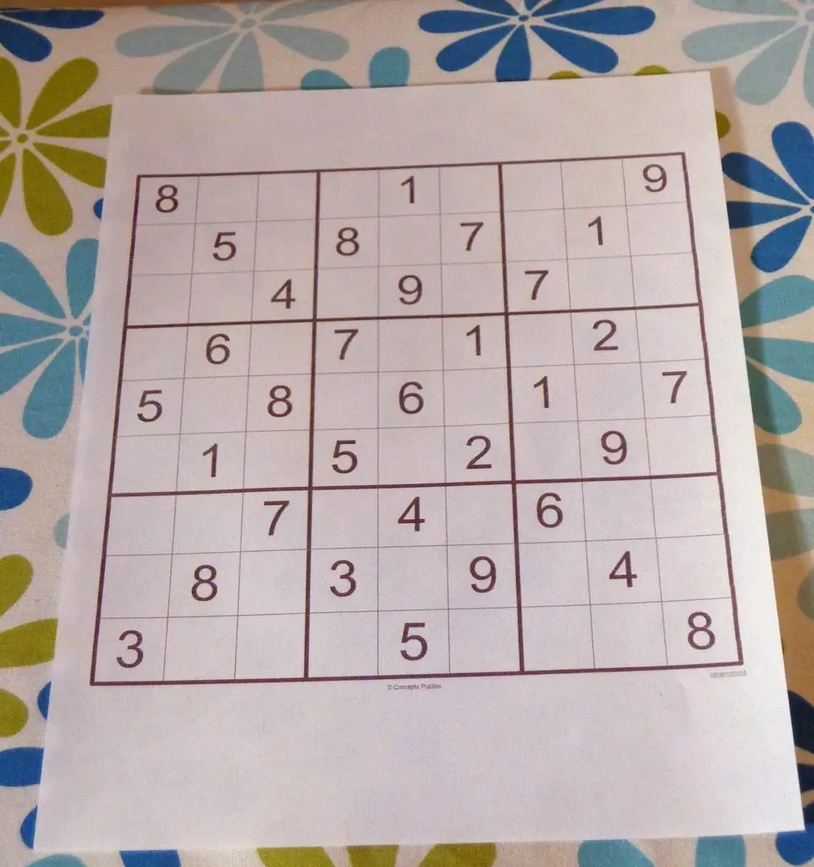
#> input picture Test_Files/sudoku_test_image_1.jpg, 814 x 867 px, shrunk from 962 x 1024 before the run
$ python -i find_sudoku_board.py   (imports and definitions only)
#> lines starting #> are read from the running program, lines starting #| are printed output that depends on the picture; after the words box and inside, x2 and y2 are one past the last pixel; in counts of white or black regions, pixels touching at a corner belong together
#> further down, picture is the input picture: shape (867, 814, 3); mean B, G, R 168, 169.6, 181
from imutils.perspective import four_point_transform
import imutils
import cv2
import numpy as np


def find_sudoku_board(image):
    image = cv2.fastNlMeansDenoisingColored(image, None, 10, 10, 7, 15)
    kernel = np.ones((3, 3), np.uint8)
    image = cv2.erode(image, kernel, iterations=1)
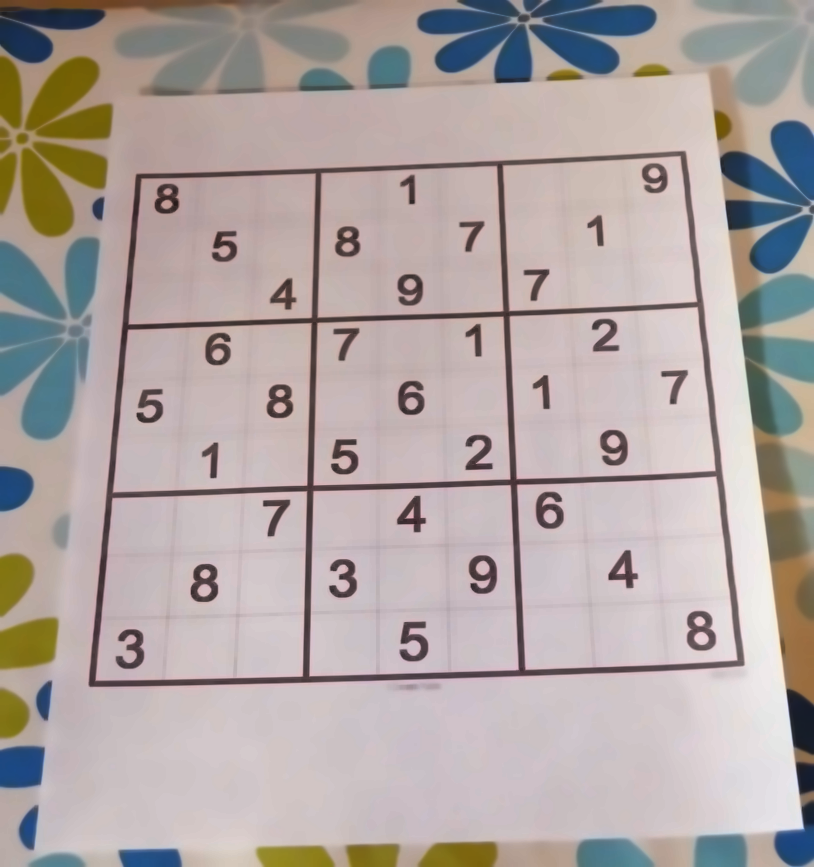
#> image: shape (867, 814, 3); mean of channels 0, 1, 2 163.2, 165.3, 175.9; drawn as B, G, R
    image = cv2.cvtColor(image, cv2.COLOR_BGR2GRAY)
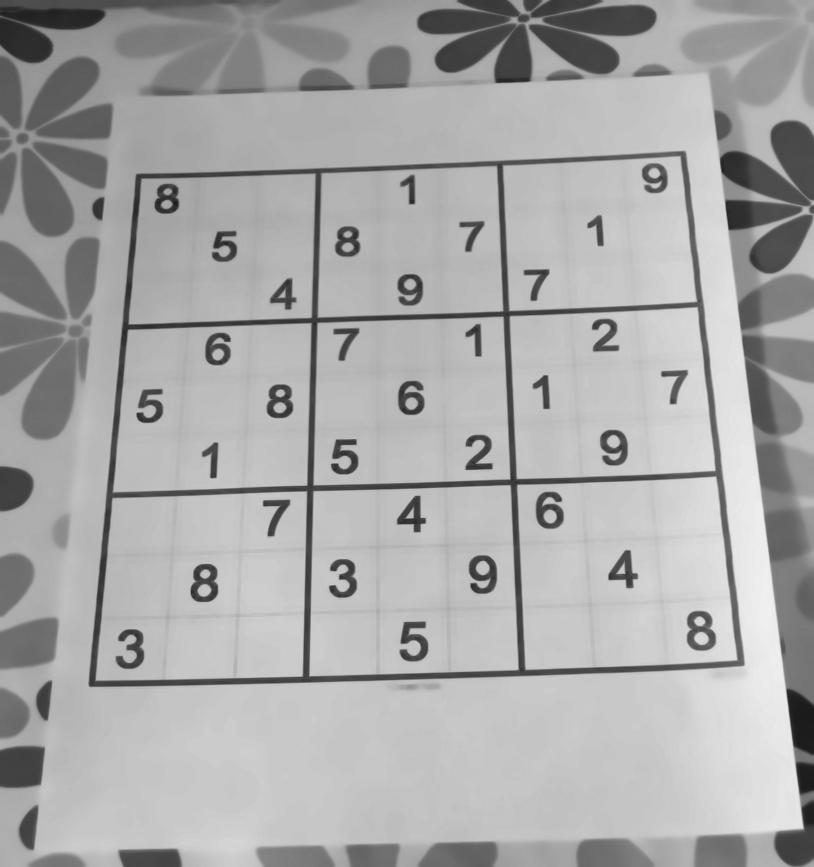
#> image: shape (867, 814); min 27, max 239, mean 168.2
    image = cv2.threshold(image, 0, 255, cv2.THRESH_BINARY + cv2.THRESH_OTSU)[1]
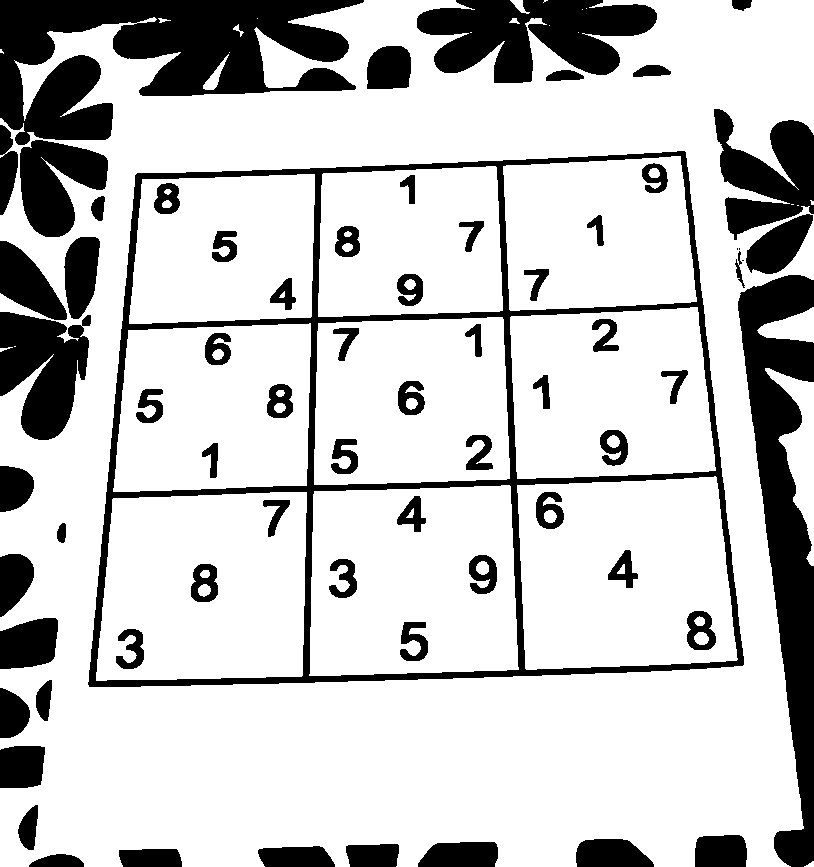
#> image: shape (867, 814); 78% white; 68 black regions (3 under 20 px), largest, box (x1, y1, x2, y2) and area: (0, 0, 364, 145) 28495, (88, 151, 744, 687) 26477, (738, 275, 814, 867) 20952
    image = cv2.dilate(image, kernel)
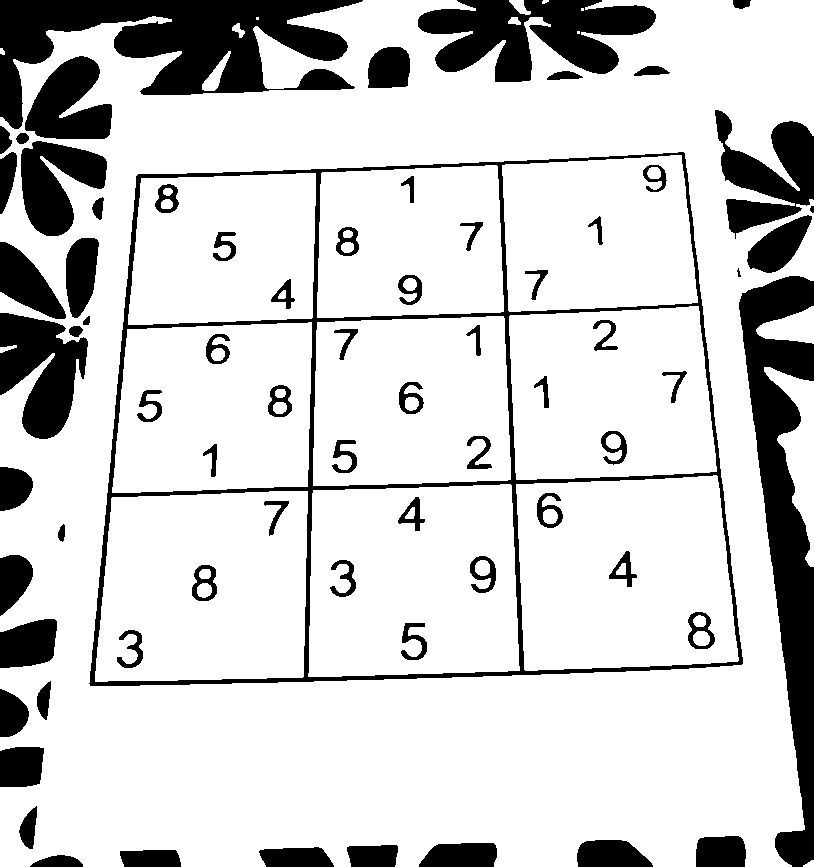
#> image: shape (867, 814); 81.5% white; 71 black regions (1 under 20 px), largest, box (x1, y1, x2, y2) and area: (0, 0, 363, 129) 21650, (739, 276, 814, 867) 19616, (89, 152, 743, 686) 17369
    threshed_image = cv2.bitwise_not(image)
#> threshed_image: shape (867, 814); 18.5% white; 71 white regions (1 under 20 px)
    contours_list = cv2.findContours(threshed_image.copy(), cv2.RETR_EXTERNAL,
                                     cv2.CHAIN_APPROX_SIMPLE)
#> contours_list = 38 contours, 2 with area under 20; largest, box (x1, y1, x2, y2) and area: (89, 152, 743, 686) 307292, (0, 0, 363, 129) 21382, (739, 276, 814, 867) 18900, (418, 0, 656, 82) 11098, (0, 313, 88, 439) 6704
    contours_list = imutils.grab_contours(contours_list)
    contours_list = sorted(contours_list, key=cv2.contourArea, reverse=True)
    board_contours = None

    for c in contours_list:

        perimeter = cv2.arcLength(c, True)
        approx_border_points = cv2.approxPolyDP(c, 0.02 * perimeter, True)

        if len(approx_border_points) == 4:
            board_contours = approx_border_points
            break
#> this loop made 1 pass
#> (perimeter, board_contours) on pass 1: (2282.4, [[684, 153], [138, 174], [90, 685], [741, 664]])

    if board_contours is None:
        raise Exception("Could not found any image")

    puzzle_image = four_point_transform(image, board_contours.reshape(4, 2))
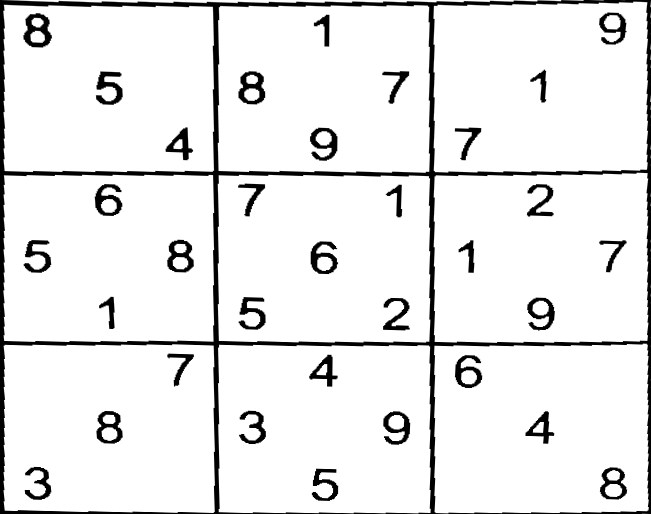
#> puzzle_image: shape (514, 651); min 0, max 255, mean 233.5
    threshed_image = four_point_transform(threshed_image, board_contours.reshape(4, 2))
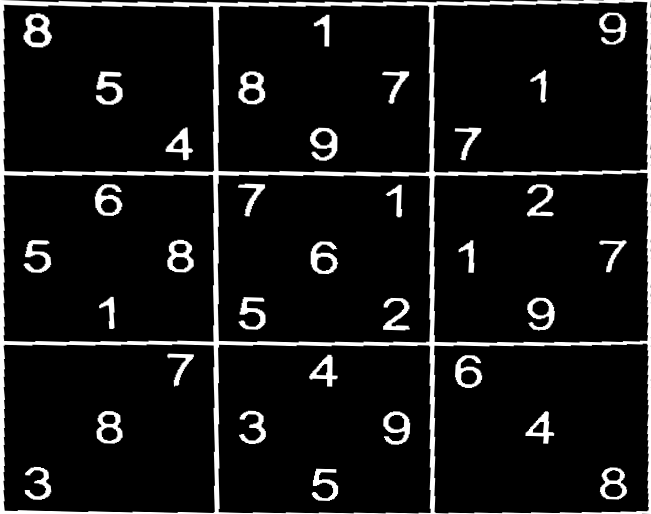
#> threshed_image: shape (514, 651); min 0, max 255, mean 21.5
    return puzzle_image, threshed_image

>>> import cv2
>>> picture = cv2.imread('../Test_Files/sudoku_test_image_1.jpg')
>>> result = find_sudoku_board(picture)

$ run again, on Test_Files/sudoku_test_image_2.jpg
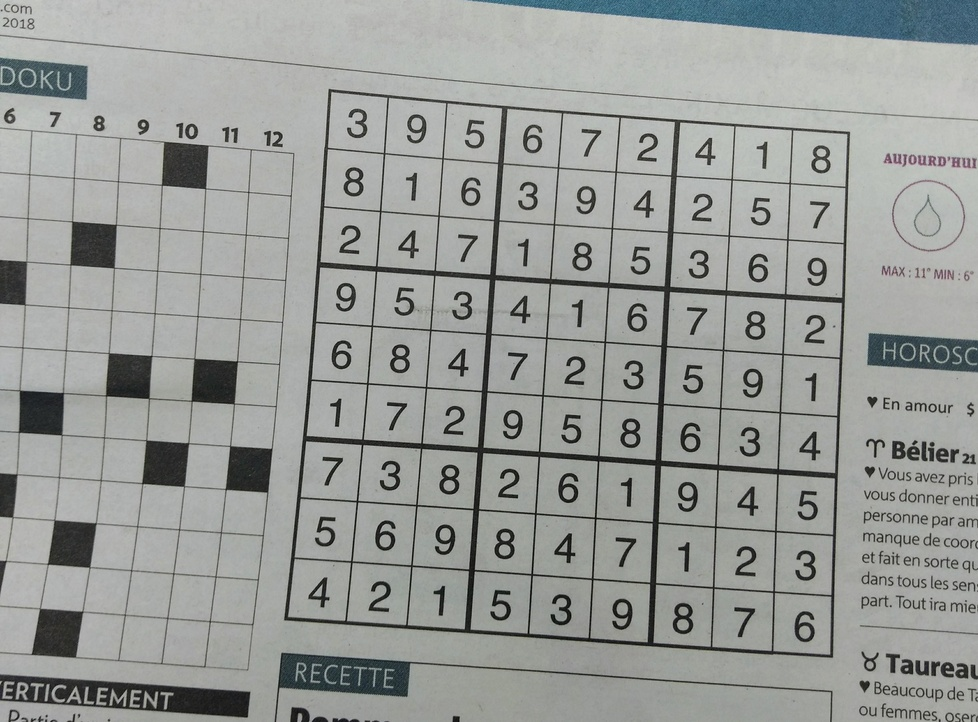
#> input picture Test_Files/sudoku_test_image_2.jpg, 978 x 722 px, shrunk from 3389 x 2501 before the run
#> picture is the input picture: shape (722, 978, 3); mean B, G, R 152.1, 155.1, 152.4
#> in find_sudoku_board, `image = cv2.dilate(image, kernel)`:
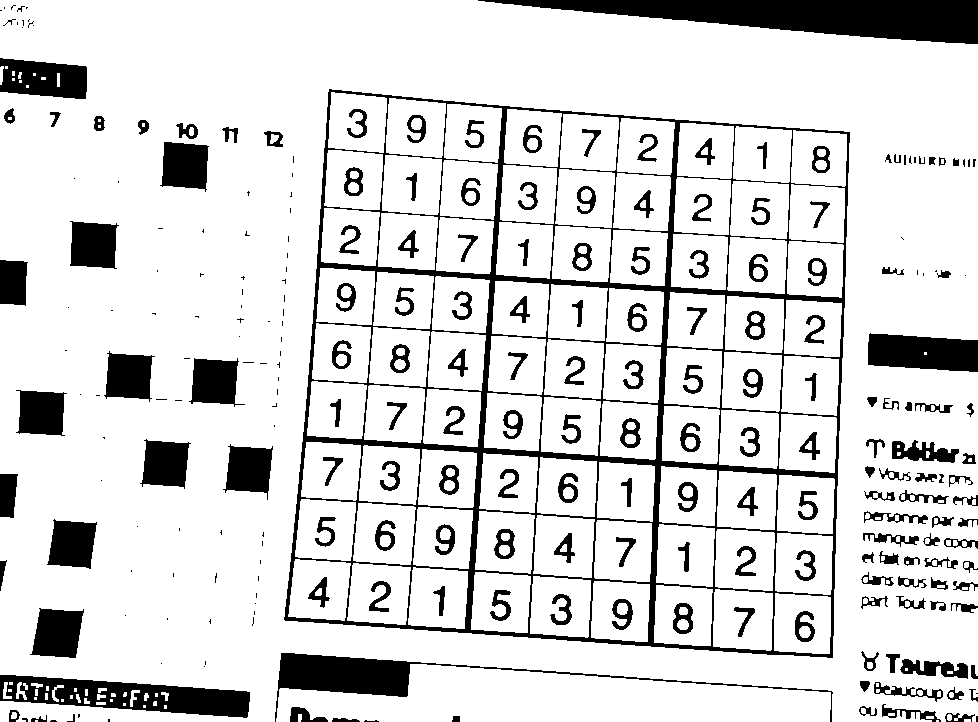
#> image: shape (722, 978); 84.9% white; 262 black regions (94 under 20 px), largest, box (x1, y1, x2, y2) and area: (284, 89, 850, 658) 28485, (478, 0, 978, 44) 12098, (0, 675, 250, 718) 5697
#> contours_list = 181 contours, 101 with area under 20; largest, box (x1, y1, x2, y2) and area: (284, 89, 850, 658) 281072, (478, 0, 978, 44) 11576, (0, 675, 250, 718) 6278, (275, 653, 833, 722) 4780, (868, 333, 978, 372) 3345
#> the loop in find_sudoku_board, `for c in contours_list: ` made 1 pass
#> (perimeter, board_contours) on pass 1: (2182.2, [[329, 89], [284, 619], [832, 657], [849, 132]])
#> in find_sudoku_board, `threshed_image = four_point_transform(threshed_image, board_contours.r..`:
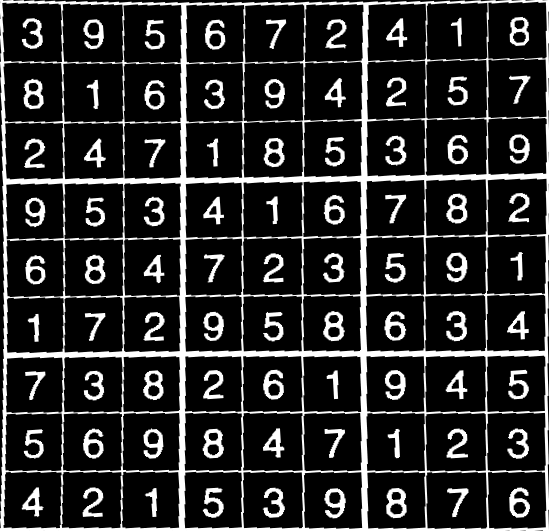
#> threshed_image: shape (531, 549); min 0, max 255, mean 42.7

$ run again, on Test_Files/sudoku_test_image_4.jpg
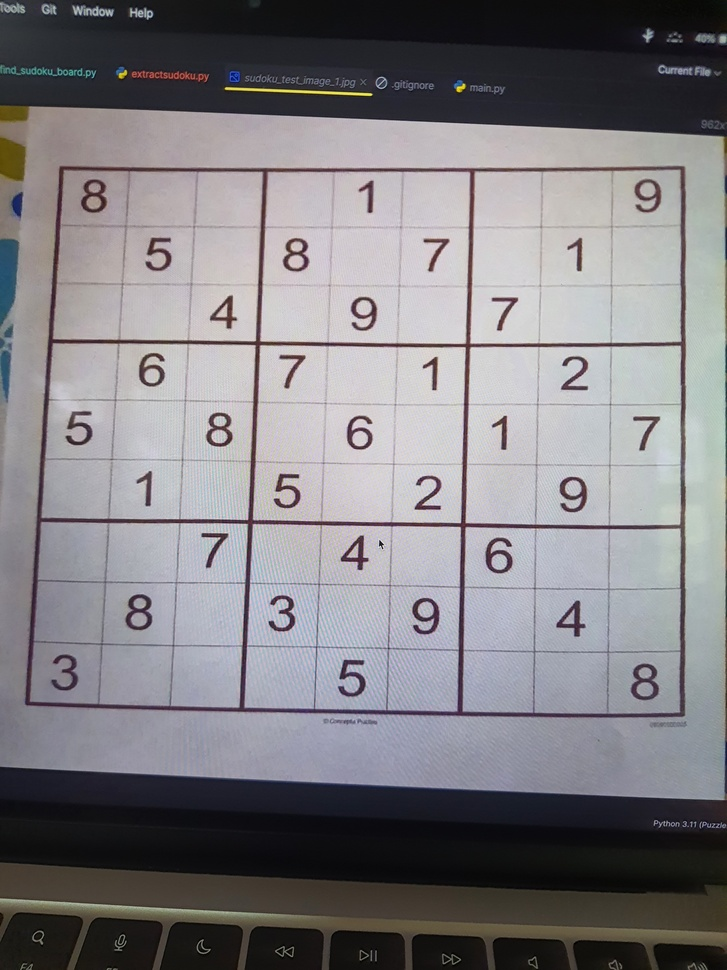
#> input picture Test_Files/sudoku_test_image_4.jpg, 727 x 970 px, shrunk from 3468 x 4624 before the run
#> picture is the input picture: shape (970, 727, 3); mean B, G, R 130.9, 127.2, 129.4
#> in find_sudoku_board, `image = cv2.dilate(image, kernel)`:
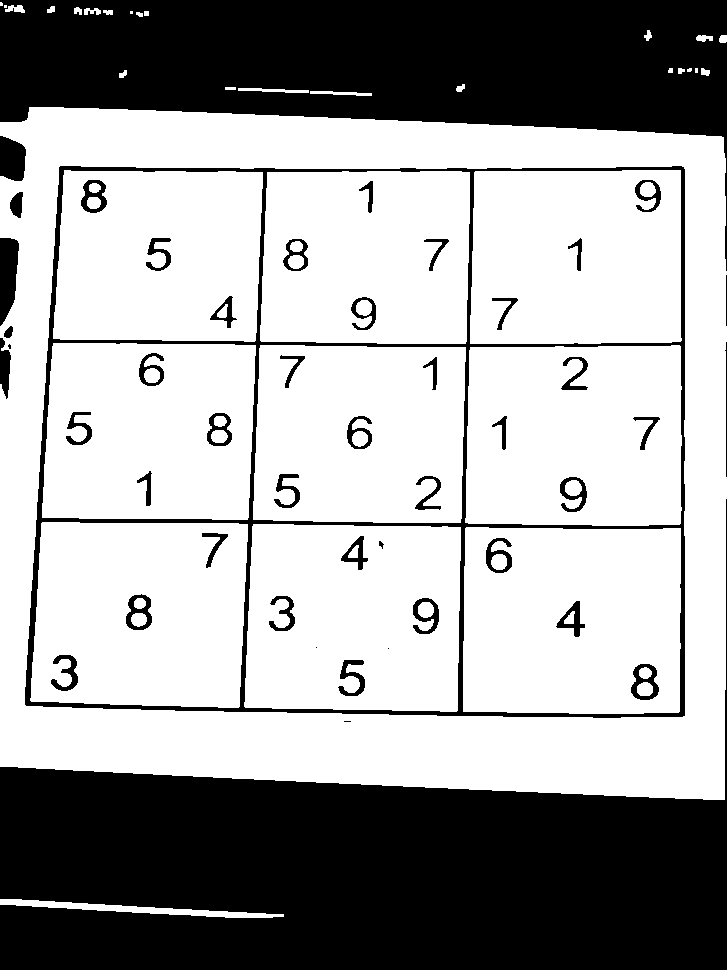
#> image: shape (970, 727); 64.3% white; 48 black regions (4 under 20 px), largest, box (x1, y1, x2, y2) and area: (0, 499, 727, 970) 133697, (0, 0, 727, 271) 86318, (25, 166, 685, 718) 17894
#> contours_list = 12 contours, 4 with area under 20; largest, box (x1, y1, x2, y2) and area: (25, 166, 685, 718) 349591, (0, 499, 727, 970) 132203, (0, 0, 727, 271) 86514, (0, 238, 19, 326) 1165, (0, 136, 26, 181) 906, (0, 338, 11, 399) 375, (10, 192, 23, 218) 210, (4, 326, 13, 338) 60
#> the loop in find_sudoku_board, `for c in contours_list: ` made 1 pass
#> (perimeter, board_contours) on pass 1: (2397.8, [[59, 167], [26, 705], [684, 715], [683, 167]])
#> in find_sudoku_board, `threshed_image = four_point_transform(threshed_image, board_contours.r..`:
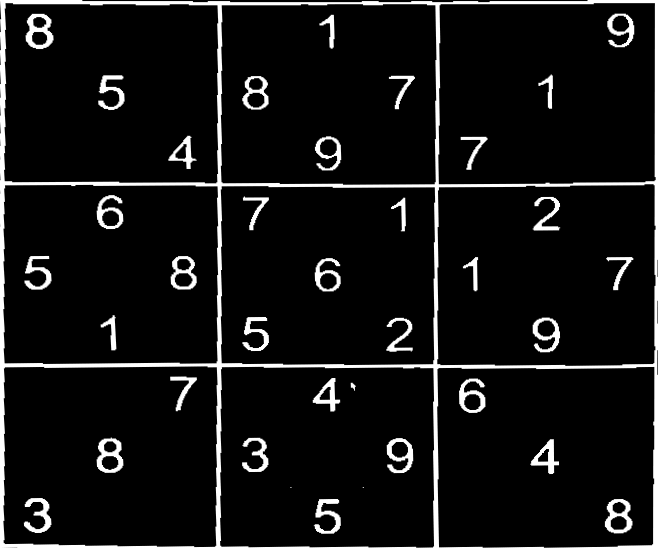
#> threshed_image: shape (548, 658); min 0, max 255, mean 19.1
